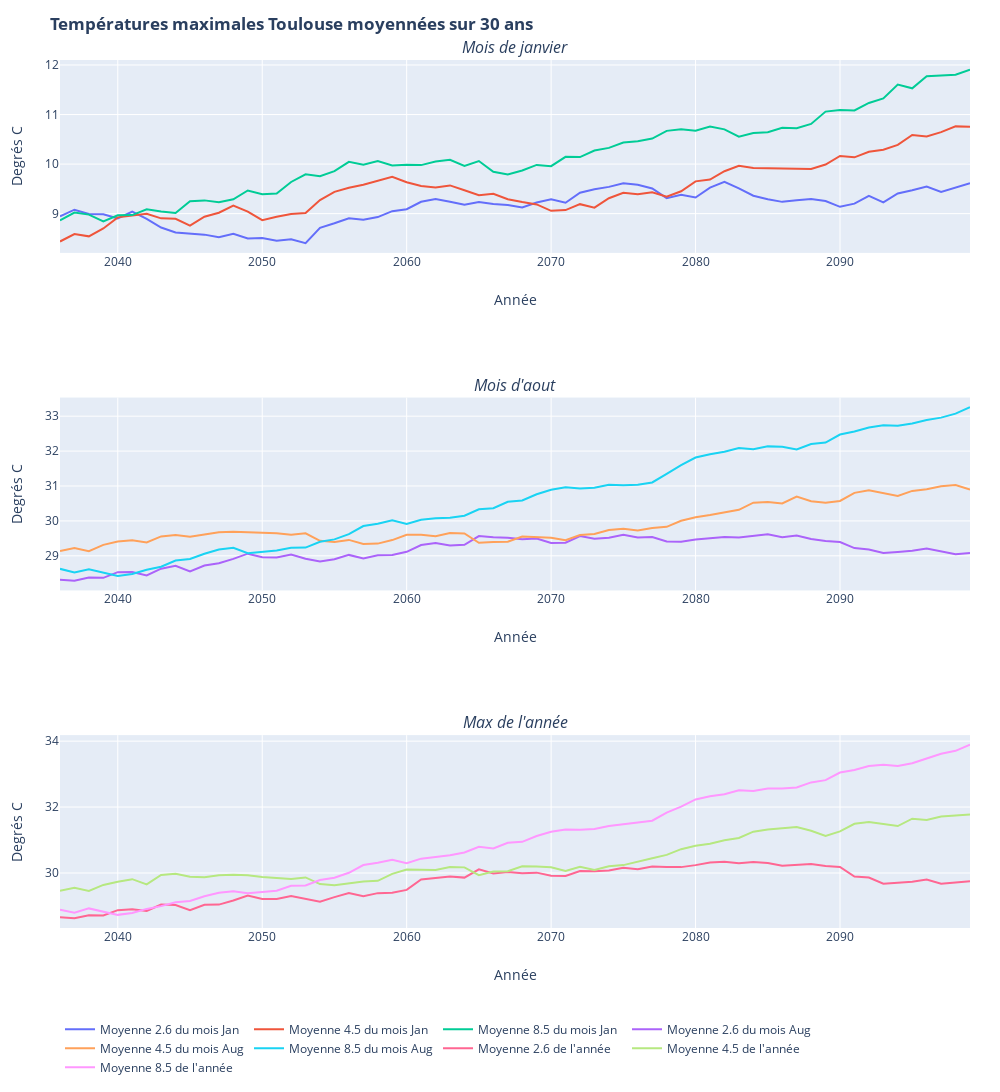

This figure's notebook cell:
### Markdown cell above
#### Diagramme Toulouse
Le diagramme ci-dessous  représente l'évolution sur `yearPeriod` années de la température dans la région Toulousaine.(Décommenter la dernière ligne du bloc pour afficher la figure)

### Code cell
q = 0
trace26_0 = go.Scatter(
    x = Tlse_year[firstPlotYear:lastPlotYear],
    y = moyMAreaInterval_Tlse_26[q,:],
    name ='Moyenne 2.6 du mois %s'%Tlse_month[calcMonth[q]]
)
trace45_0 = go.Scatter(
    x = Tlse_year[firstPlotYear:lastPlotYear],
    y = moyMAreaInterval_Tlse_45[q,:],
    name ='Moyenne 4.5 du mois %s'%Tlse_month[calcMonth[q]]
)
trace85_0 = go.Scatter(
    x = Tlse_year[firstPlotYear:lastPlotYear],
    y = moyMAreaInterval_Tlse_85[q,:],
    name ='Moyenne 8.5 du mois %s'%Tlse_month[calcMonth[q]]
)

q = 1
trace26_1 = go.Scatter(
    x = Tlse_year[firstPlotYear:lastPlotYear],
    y = moyMAreaInterval_Tlse_26[q,:],
    name ='Moyenne 2.6 du mois %s'%Tlse_month[calcMonth[q]]
)
trace45_1 = go.Scatter(
    x = Tlse_year[firstPlotYear:lastPlotYear],
    y = moyMAreaInterval_Tlse_45[q,:],
    name ='Moyenne 4.5 du mois %s'%Tlse_month[calcMonth[q]]
)

trace85_1 = go.Scatter(
    x = Tlse_year[firstPlotYear:lastPlotYear],
    y = moyMAreaInterval_Tlse_85[q,:],
    name ='Moyenne 8.5 du mois %s'%Tlse_month[calcMonth[q]]
)

q = 2
trace26_2 = go.Scatter(
    x = Tlse_year[firstPlotYear:lastPlotYear],
    y = moyMAreaInterval_Tlse_26[q,:],
    name ="Moyenne 2.6 de l'année"
)
trace45_2 = go.Scatter(
    x = Tlse_year[firstPlotYear:lastPlotYear],
    y = moyMAreaInterval_Tlse_45[q,:],
    name ="Moyenne 4.5 de l'année"
)

trace85_2 = go.Scatter(
    x = Tlse_year[firstPlotYear:lastPlotYear],
    y = moyMAreaInterval_Tlse_85[q,:],
    name ="Moyenne 8.5 de l'année"
)

fig = subplots.make_subplots(rows=3, 
                          cols=1, 
                          subplot_titles=("<i>Mois de janvier</i>","<i>Mois d'aout</i>","<i>Max de l'année</i>"))

fig.append_trace(trace26_0, 1, 1)
fig.append_trace(trace45_0, 1, 1)
fig.append_trace(trace85_0, 1, 1)
fig.append_trace(trace26_1, 2, 1)
fig.append_trace(trace45_1, 2, 1)
fig.append_trace(trace85_1, 2, 1)
fig.append_trace(trace26_2, 3, 1)
fig.append_trace(trace45_2, 3, 1)
fig.append_trace(trace85_2, 3, 1)

fig.update_xaxes(title_text="Année", row=1, col=1)
fig.update_xaxes(title_text="Année", row=2, col=1)
fig.update_xaxes(title_text="Année", row=3, col=1)

fig.update_yaxes(title_text="Degrés C", row=1, col=1)
fig.update_yaxes(title_text="Degrés C", row=2, col=1)
fig.update_yaxes(title_text="Degrés C", row=3, col=1)

fig['layout']['margin'] = {'l': 60, 'r': 30, 'b': 10, 't': 60}
fig['layout'].update(autosize = False, height=1300, width=1000, title='<b>Températures maximales Toulouse moyennées sur 30 ans</b>')

fig.update_layout(legend_orientation="h")

# py.iplot(fig, filename='basic-line')
